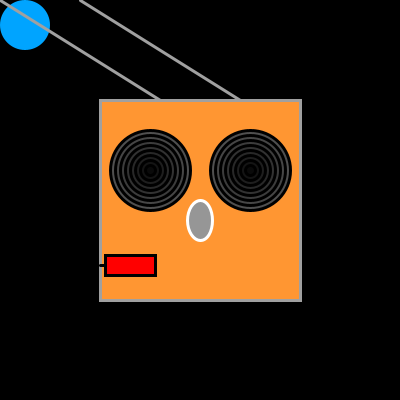
Frame 1 (no input)
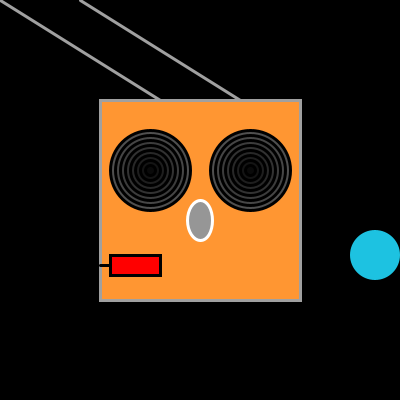
Frame 60 (the mouse pressed at the canvas centre just before this capture)
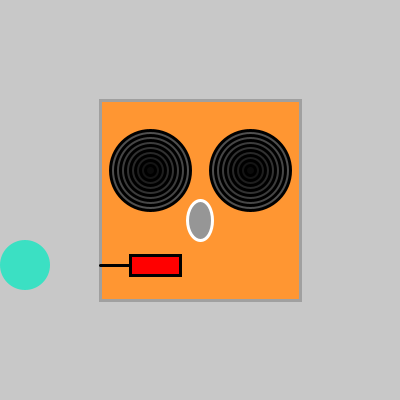
Frame 120 (the mouse held since frame 60 and released just before this capture)

The Processing sketch that drew these frames (run headless with seeded random() and noise(); from frame 60 on, the mouse is pressed at the canvas centre):

// Processing sketch: processing_23401
// ── processing_23401.pde


 int xMouth = 100;
 int xBall = 25;
 int yBall = 25;
 int state = 0;
 int speed1 = 5;
 int speed = 10;

  float g = random(255);
  float r = 0;
  float b = 255;

void setup() {
  size(400,400);
  smooth();
  frameRate(30);
  

}

void draw() {
  background(mouseY,mouseX,mouseX);
  int x = width/2;
  int y = height/2;
  int w1 = width/2;
  
   //draw moving ball
 noStroke();
 fill(r,g,b);
 ellipse(xBall,yBall,50,50);
 
 g = g + 0.5;
 r = r + 0.5;
 b = b - 0.5;
 
 if (state == 0) {
   xBall = xBall + speed;
   if (xBall > width-25) {
   xBall = width-25;
   state = 1;
 }
} else if (state == 1) {
  yBall = yBall + speed;
  if (yBall > height - 25) {
    yBall = height - 25;
    state = 2;
  }
  } else if (state == 2) {
    xBall = xBall - speed;
    if (xBall < 25) {
      xBall = 25;
      state = 3;
    }
   } else if (state == 3) {
      yBall = yBall - speed;
      if (yBall < 25) {
        yBall = 25;
        state = 0;
      }
   }
 
   //draw TV's ears
  stroke(160);
  strokeWeight(3);
  line(x-40,y/2,pmouseX,pmouseY);
  line(x+40,y/2,pmouseX+80,pmouseY);
  
  //TV's body
  rectMode(CENTER);
  fill(255,150,50);
  rect(x,y,w1,w1);

 //draw TV's eyes
  float w2 = 80;
  while (w2 <= 80 && w2 > 0) {
    
  stroke(0);
  fill(w2);
  ellipse(x-50,y-30,w2,w2);
  ellipse(x+50,y-30,w2,w2);
  w2 = w2 - 10;
}
  
  //draw TV's nose
  stroke(255);
  fill(150);
  ellipse(width/2,height/2+20,25,40);
  
  //draw TV's mouth
  rectMode(CORNER);
  xMouth = xMouth + speed1;
  
  if ((xMouth > 3*width/4-50) || (xMouth < width/4)) {
    speed1 = speed1* -1;
  }
  
  stroke(0);
  fill(255,0,0);
  rect(xMouth,y+55,50,20);
  line(xMouth,y+65,100,y+65);
}
 
